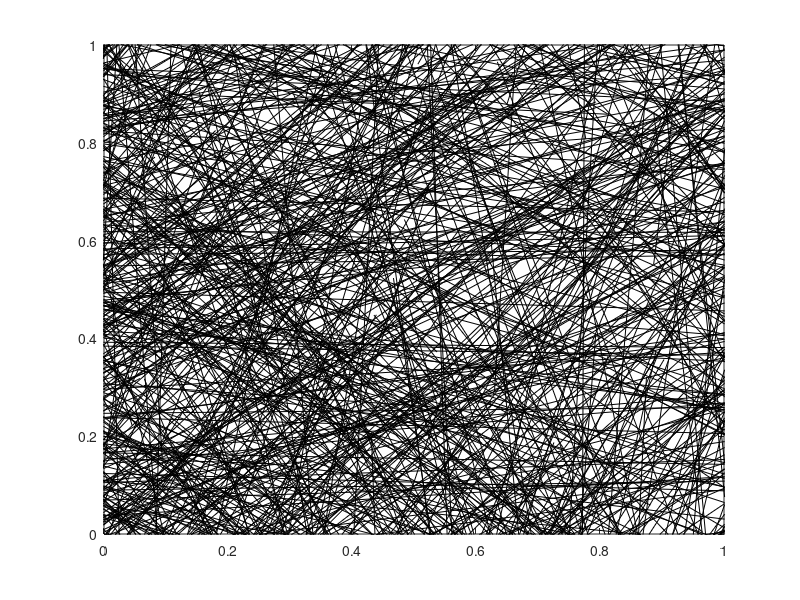

This chart was generated by the following MATLAB code:
%This program is fiber simulation for the Anderson-Clayton 

clear all                            %clearing program
close all
clc

kx=64;
[x]=linspace(0,1, kx+1);            %linespaceing for x
[y]=linspace(0,1, kx+1);            %linespacing for y

n=2000;                             %sample size
a=-2;                                %lower bound for uniform distribution
b=2;                                %upper bound for uniform distribution



    for i=1:n
                    
        x1=unifrnd(a,b,1);          %x distance from origin
        y1=unifrnd(a,b,1);          %y distance from origin  
        x2=unifrnd(a,b,1);          %x distance from origin
        y2=unifrnd(a,b,1);          %y distance from origin  
        x=[x1,x2];                  %x vector of point 1, 2
        y=[y1,y2];                  %y vector of point 1, 2
        
    
     plot(x,y,'k')                  %plot
     xlim([0 1])                    %x limits
     ylim([0 1])                    %y limits
     hold on;                       %hold on for graph 
  
    end